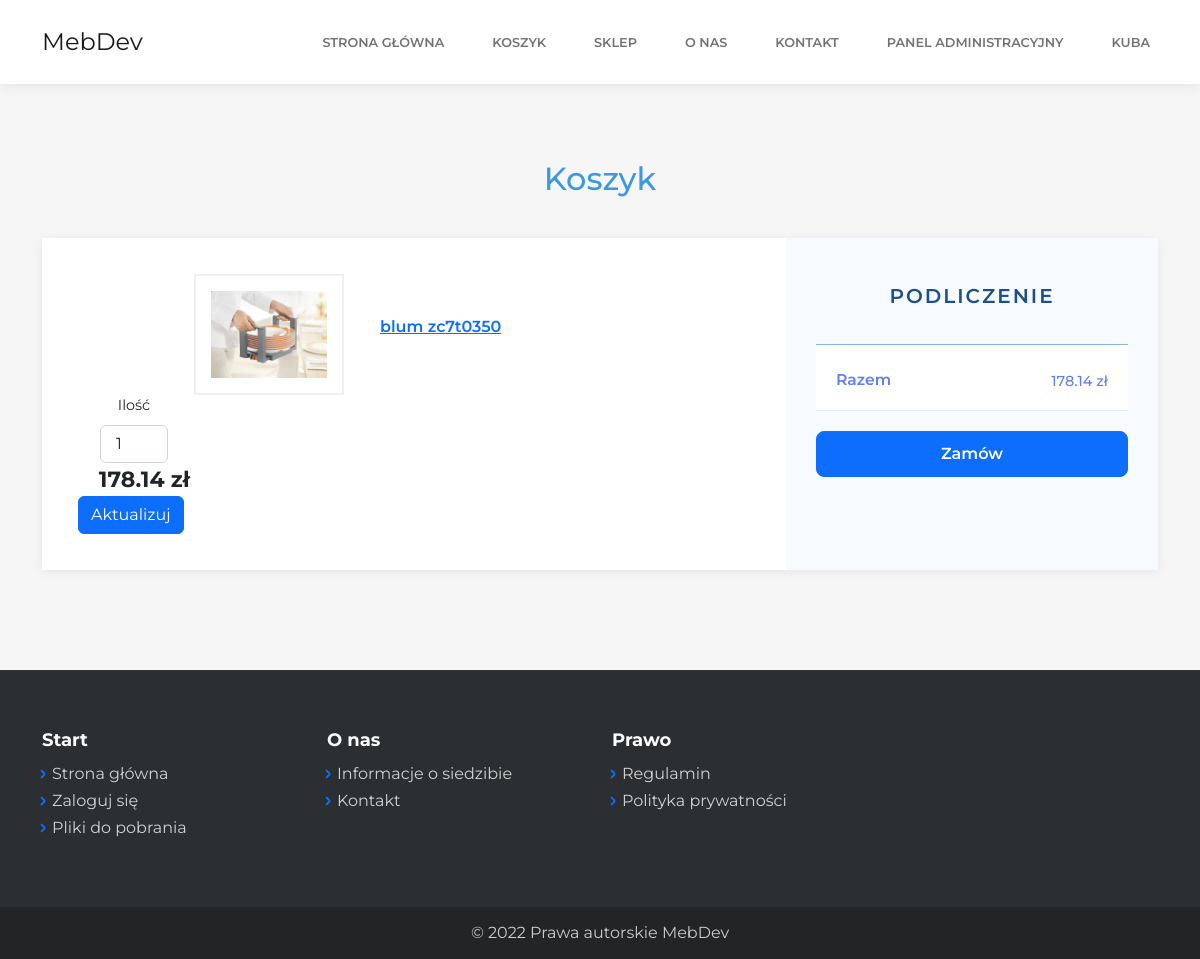
/shopping-cart.php (signed in), run on the app's committed database.
### tables this page shows
CREATE TABLE `cart` (
  `quantity` int(11) NOT NULL,
  `user_id` int(11) NOT NULL,
  `product_id` int(11) NOT NULL
);

CREATE TABLE `products` (
  `id` int(11) NOT NULL,
  `name` text NOT NULL,
  `description` text NOT NULL,
  `id_brand` int(11) NOT NULL,
  `id_category` int(11) NOT NULL,
  `picture` text NOT NULL,
  `price` double DEFAULT NULL
);

### shopping-cart.php (the view, shortened to what this page needs)
<?php
include 'includes/header.php';
require_once "config.php";
$select_cart  = mysqli_query($link, "SELECT quantity, product_id FROM cart WHERE user_id=".$_SESSION["id"]);
$grand_total = 0;
if(mysqli_num_rows($select_cart) > 0){
   while($fetch_cart = mysqli_fetch_assoc($select_cart)){
	   $result = mysqli_query($link, "SELECT picture, name, price FROM products WHERE id=".$fetch_cart['product_id']);
	   $row = mysqli_fetch_array($result);
?>
    <main class="page shopping-cart-page">
        <section class="clean-block clean-cart dark">
            <div class="container">
                <div class="block-heading">
                    <h2 class="text-info">Koszyk</h2>
                </div>
                <div class="content">
                    <div class="row g-0">
                        <div class="col-md-12 col-lg-8">
                            <div class="items">
                                <div class="product">
                                    <div class="row justify-content-center align-items-center">
                                        <div class="col-md-3">
                                            <div class="product-image">
                                                <img class="img-fluid" src="assets/img/products/<?php echo $row[0]?>">
                                            </div>
                                        </div>
                                        <div class="col-md-5 product-info"><a class="product-name" href="#"><?php echo $row[1]; ?></a>
                                        </div>
										<form action="updatecart.php" method="POST">
                                        <div class="col-6 col-md-2 quantity"><label class="form-label d-none d-md-block" for="quantity">Ilość</label><input type="number" id="number" class="form-control quantity-input" value="<?php echo $fetch_cart['quantity']; ?>"name="quantity"></div>
                                        <div class="col-6 col-md-2 price"><span><?php $sum = $row[2] * $fetch_cart['quantity'];
										$grand_total = $grand_total + $sum;
										echo $sum;
										?> zł</span></div>
										<button class="btn btn-primary" type="submit">Aktualizuj</button>
										</form>
                                    </div>
                                </div>
                            </div>
                        </div>
                        <div class="col-md-12 col-lg-4">
                            <div class="summary">
                                <h3>Podliczenie</h3>
                                <h4><span class="text">Razem</span><span class="price"><?php echo $grand_total ?> zł</span></h4><a href="payment-page.php"><button class="btn btn-primary btn-lg d-block w-100" type="button">Zamów</button></a>
                            </div>
                        </div>
                    </div>
                </div>
            </div>
        </section>
    </main>
<?php
$grand_total += $sub_total;
};
};
include 'includes/footer.php';
?>

### data on the page
cart: product.picture (picture), product.name "blum zc7t0350", quantity "1", product.price "178.14", grand_total "178.14"

### other printed values
$_SESSION["username"] "KUBA"
